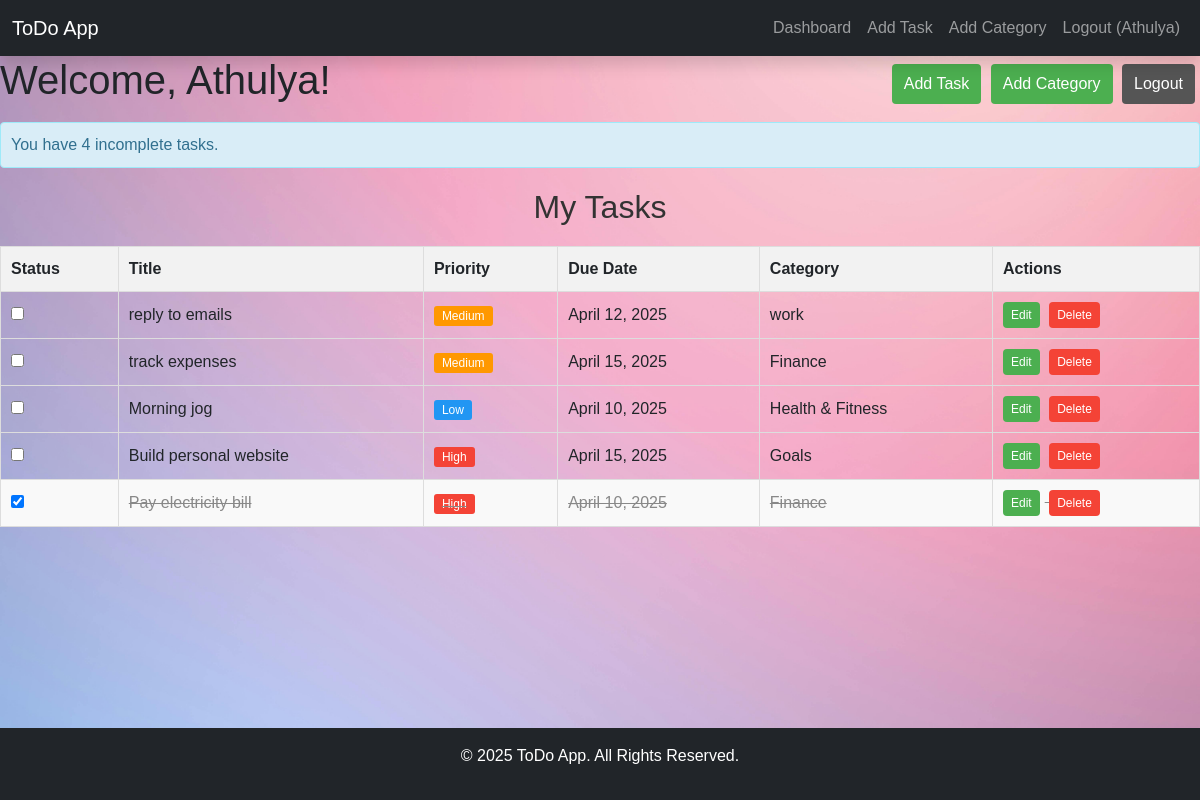
Page /dashboard/ (signed in) on the committed database.
### todo/models.py (models this page shows, shortened)
class Task(models.Model):
    PRIORITY_CHOICES = [
        ('low', 'Low'),
        ('medium', 'Medium'),
        ('high', 'High'),
    ]
    title = models.CharField(max_length=200)
    description = models.TextField(blank=True, null=True)
    created_date = models.DateTimeField(auto_now_add=True)
    due_date = models.DateField(blank=True, null=True)
    priority = models.CharField(max_length=10, choices=PRIORITY_CHOICES, default='medium')
    completed = models.BooleanField(default=False)
    user = models.ForeignKey(User, on_delete=models.CASCADE)
    category = models.ForeignKey(Category, on_delete=models.SET_NULL, null=True, blank=True)

class Category(models.Model):
    name = models.CharField(max_length=100)
    user = models.ForeignKey(User, on_delete=models.CASCADE)
    class Meta:
        verbose_name_plural = "Categories"

### todo/views.py (the view)
# urls.py: path('dashboard/', views.dashboard, name='dashboard'),
def dashboard(request):
    if 'id' not in request.session:
        return redirect('login')
    user_id = request.session['id']
    tasks = Task.objects.filter(user_id=user_id).order_by('completed', '-priority', 'due_date')
    categories = Category.objects.filter(user_id=user_id)
    incomplete_tasks_count = Task.objects.filter(user_id=user_id, completed=False).count()
    return render(request, 'dashboard.html', {
        'tasks': tasks,
        'categories': categories,
        'incomplete_tasks_count': incomplete_tasks_count
    })

### templates/dashboard.html (shortened to what this page needs)
{% extends 'base.html' %}
{% load static %}
{% block content %}
    <div style="display: flex; justify-content: space-between; align-items: center;">
        <h1>Welcome, {{ request.session.name }}!</h1>
        <div>
            <a href="{% url 'add_task' %}" class="btn">Add Task</a>
            <a href="{% url 'add_category' %}" class="btn">Add Category</a>
            <a href="{% url 'logout' %}" class="btn btn-logout">Logout</a>
        </div>
    </div>
    {% if incomplete_tasks_count > 0 %}
        <div class="alert alert-info">
            You have {{ incomplete_tasks_count }} incomplete task{{ incomplete_tasks_count|pluralize }}.
        </div>
    {% else %}
        <div class="alert alert-success">
            You have no incomplete tasks. Great job!
        </div>
    {% endif %}
    <div style="margin-top: 20px;">
        <h2>My Tasks</h2>
        {% if tasks %}
            <table class="task-table">
                <thead>
                    <tr>
                        <th>Status</th>
                        <th>Title</th>
                        <th>Priority</th>
                        <th>Due Date</th>
                        <th>Category</th>
                        <th>Actions</th>
                    </tr>
                </thead>
                <tbody>
                    {% for task in tasks %}
                        <tr class="{% if task.completed %}completed-task{% endif %}">
                            <td>
                                <form action="{% url 'complete_task' task.id %}" method="POST" style="margin: 0;">
                                    <input type="checkbox" onChange="this.form.submit()" {% if task.completed %}checked{% endif %}>
                                </form>
                            </td>
                            <td>{{ task.title }}</td>
                            <td>
                                {% if task.priority == 'high' %}
                                    <span class="priority high">High</span>
                                {% elif task.priority == 'medium' %}
                                    <span class="priority medium">Medium</span>
                                {% else %}
                                    <span class="priority low">Low</span>
                                {% endif %}
                            </td>
                            <td>{% if task.due_date %}{{ task.due_date }}{% else %}Not set{% endif %}</td>
                            <td>{% if task.category %}{{ task.category.name }}{% else %}Uncategorized{% endif %}</td>
                            <td>
                                <a href="{% url 'edit_task' task.id %}" class="btn btn-small">Edit</a>
                                <a href="{% url 'delete_task' task.id %}" class="btn btn-small btn-danger" onclick="return confirm('Are you sure you want to delete this task?')">Delete</a>
                            </td>
                        </tr>
                    {% endfor %}
                </tbody>
            </table>
        {% else %}
            <p>No tasks yet. Add one to get started!</p>
        {% endif %}
    </div>
{% endblock %}

### static/css/style.css (style rules this page uses)
body { font-family: 'Arial', sans-serif; background-color: #f4f4f9; margin: 0; padding: 0; padding-top: 56px; }
h2 { font-size: 2rem; margin-bottom: 20px; text-align: center; color: #333; }
.btn { padding: 10px 20px; font-size: 16px; border-radius: 5px; border: none; cursor: pointer; text-decoration: none; display: inline-block; }
.alert { padding: 10px; margin: 10px 0; border-radius: 4px; font-size: 16px; }

### rows in the picture
Task: title "reply to emails", priority "Medium", due_date "April 12, 2025", category.name "work"
Task: title "track expenses", priority "Medium", due_date "April 15, 2025", category.name "Finance"
Task: title "Morning jog", priority "Low", due_date "April 10, 2025", category.name "Health & Fitness"
Task: title "Build personal website", priority "High", due_date "April 15, 2025", category.name "Goals"
Task: completed "☑", title "Pay electricity bill", priority "High", due_date "April 10, 2025", category.name "Finance"

### other values in the picture
{{ request.session.name }} "Athulya"
{{ incomplete_tasks_count }} "4"
